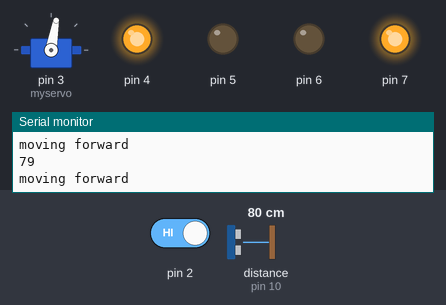
Recording of a sketch running on a simulated Arduino Uno, built with avr-gcc and run on an emulated ATmega328P. On the bench: servo, output pins drawn as LEDs (lit = HIGH), the last lines printed to the serial monitor. Wiring (inferred from the names in the program): ultrasonic range finder: trigger pin 9; echo pin 10. Dashed ring = blinking. The inputs (shaded band) are chosen by the test bench; at power-on: distance to the obstacle (sensor on pin 10) 80 cm, pin 2 HIGH. The echo pulse lasts 58.3 µs per cm; pins used as bus, display or sensor lines are not drawn.

Above: at 1.2 s.
1.3 s: distance to the obstacle (sensor on pin 10) set to 33 cm
2.8 s: distance to the obstacle (sensor on pin 10) set to 28 cm
At 3.2 s:
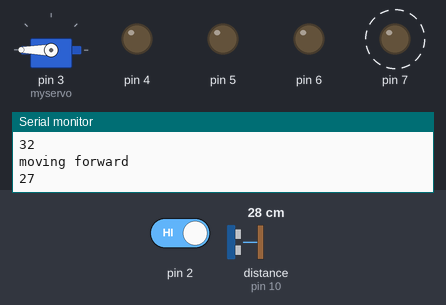
5.8 s: distance to the obstacle (sensor on pin 10) set to 35 cm
At 6.38 s:
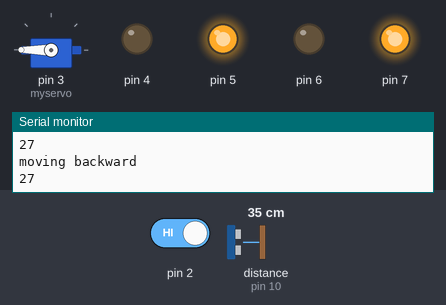
7.9 s: pin 2 driven LOW
At 8.3 s:
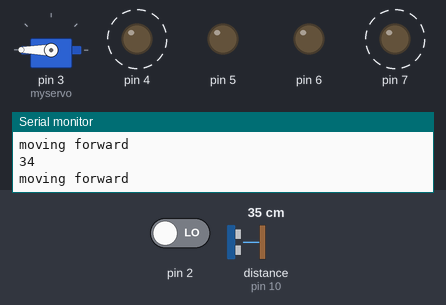
10.9 s: pin 2 driven HIGH
At 13.0 s:
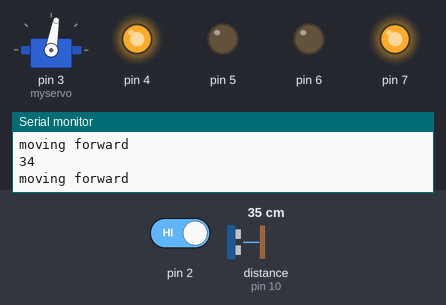
Timing chart, 0 to 14.2 s (numbered marks = the images above; inputs shaded):
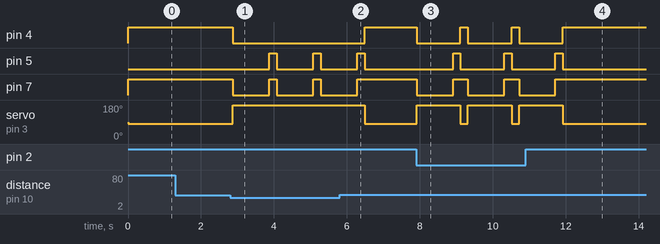

Measured:
- the behaviour switches between 31 and 30 cm on distance to the obstacle (sensor on pin 10) (found by bisection; images 0 and 1)
- after the input at 2.8 s, pin 4: HIGH → LOW after 0.08 s; pin 5: alternates HIGH for 0.20 s and LOW for 1.0 s, starting after 1.1 s; pin 7: alternates HIGH for 0.20 s and LOW for 1.0 s, starting after 0.08 s; servo on pin 3 (myservo): 80° → 180° after 0.08 s
- after the input at 5.8 s, pin 4: LOW → HIGH after 0.69 s; pin 5: goes on until 6.5 s, then stays LOW; pin 7: goes on until 6.3 s, then stays HIGH; servo on pin 3 (myservo): 180° → 80° after 0.69 s
- after the input at 7.9 s, pin 4: alternates HIGH for 0.20 s and LOW for 1.2 s, starting at once; pin 5: alternates HIGH for 0.20 s and LOW for 1.2 s, starting after 1.0 s; pin 7: alternates HIGH for 0.40 s and LOW for 1.0 s, starting at once; servo on pin 3 (myservo): alternates 180° for 1.2 s and 80° for 0.20 s, starting at once
- after the input at 10.9 s, pin 4: goes on until 11.9 s, then stays HIGH; pin 5: goes on until 11.9 s, then stays LOW; pin 7: goes on until 11.7 s, then stays HIGH; servo on pin 3 (myservo): goes on until 11.9 s, then stays 80°

The sketch:

CAPSTONE_ROBOT2.ino
```cpp
#include <Servo.h>

int trigPin = 9;

int echoPin = 10;

Servo myservo;

int pos = 0;

void setup() {

   Serial.begin(9600);

   pinMode(5, OUTPUT);

   pinMode(2, INPUT);

   pinMode(6, OUTPUT);

   pinMode(4, OUTPUT);

   pinMode(7, OUTPUT);

   pinMode(trigPin, OUTPUT);

   pinMode(echoPin, INPUT);

myservo.attach(3);
}

void loop() {


  long duration, distance;

  digitalWrite(trigPin,HIGH);

  delayMicroseconds(1000);

  digitalWrite(trigPin, LOW);

  duration=pulseIn(echoPin, HIGH);

  distance =(duration/2)/29.1;


Serial.println(distance);

  if((distance>30))
 {
   myservo.write(80);
   digitalWrite(5,LOW);
   digitalWrite(4,HIGH);
   digitalWrite(6,LOW);
   digitalWrite(7,HIGH);
Serial.println("moving forward");

     delay(200);

   }else if (distance <30 ){


   digitalWrite(4,LOW);

   digitalWrite(5,LOW);

   digitalWrite(6,LOW);

   digitalWrite(7,LOW);
   myservo.write(180);


delay (1000);

 digitalWrite(4,LOW);

   digitalWrite(5,HIGH);

   digitalWrite(6,LOW);

   digitalWrite(7,HIGH);

delay(200);

Serial.println("moving backward");
}
if  (digitalRead(2)== LOW){


   digitalWrite(4,LOW);

   digitalWrite(5,LOW);

   digitalWrite(6,LOW);

   digitalWrite(7,LOW);
   myservo.write(180);


delay (1000);

 digitalWrite(4,LOW);

   digitalWrite(5,HIGH);

   digitalWrite(6,LOW);

   digitalWrite(7,HIGH);

delay(200);

Serial.println("moving backward");
}

}
```
